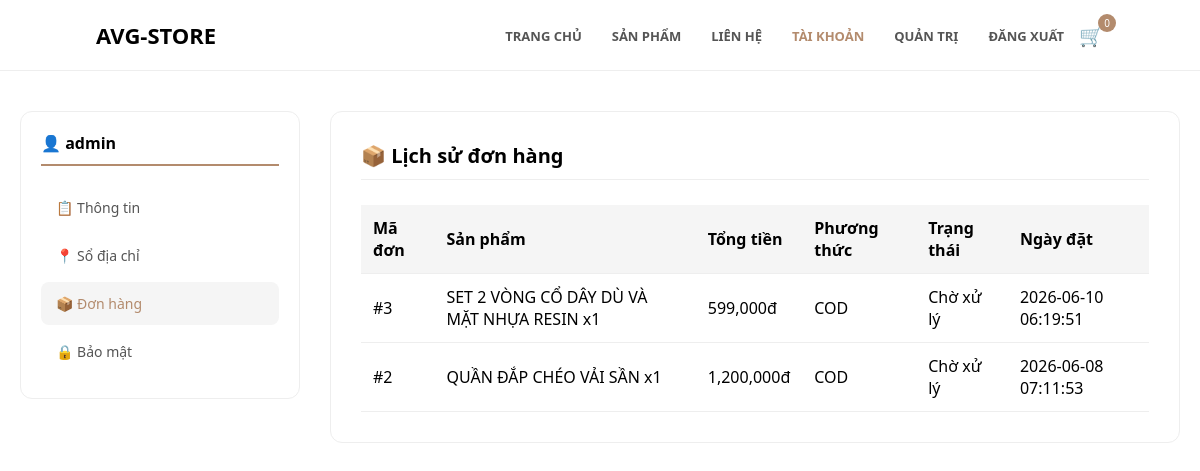
/profile.php?tab=orders (signed in), run on the app's committed database.
### tables this page shows
CREATE TABLE `orders` (
  `id` int(11) NOT NULL,
  `user_id` int(11) DEFAULT NULL,
  `customer_name` varchar(100) DEFAULT NULL,
  `phone` varchar(20) DEFAULT NULL,
  `address` text DEFAULT NULL,
  `product_name` text DEFAULT NULL,
  `total_price` int(11) DEFAULT NULL,
  `payment_method` varchar(50) DEFAULT 'COD',
  `payment_status` varchar(50) DEFAULT 'pending',
  `status` varchar(50) DEFAULT 'Chờ xử lý',
  `created_at` timestamp NOT NULL DEFAULT current_timestamp()
);

### profile.php (the view, shortened to what this page needs)
<?php
$conn = new mysqli("localhost", "root", "", "avg_store");
$conn->set_charset("utf8mb4");
$user_id = $_SESSION['user_id'] ?? 0;
$user = $conn->query("SELECT * FROM users WHERE username = '{$_SESSION['user']}'")->fetch_assoc();
if($user) $user_id = $user['id'];
?>
<!DOCTYPE html>
<html lang="vi">
<head>
</head>
<body>
    <div class="navbar">
        <a href="index.php" class="logo">AVG-STORE</a>
        <div style="display:flex; align-items:center;">
            <ul class="nav-links">
                <li><a href="index.php">Trang Chủ</a></li>
                <li><a href="products.php">Sản Phẩm</a></li>
                <li><a href="contact.php">Liên Hệ</a></li>
                <li><a href="profile.php" style="color:#b38b6d;">Tài Khoản</a></li>
                <?php if($_SESSION['role'] === 'admin'): ?>
                    <li><a href="admin.php"> Quản Trị</a></li>
                <?php endif; ?>
                <li><a href="logout.php">Đăng Xuất</a></li>
            </ul>
            <a href="cart.php" class="cart-icon">
                🛒 <span class="cart-count" id="cartCount">0</span>
            </a>
        </div>
    </div>
    <div class="profile-container">
        <div class="profile-sidebar">
            <h3>👤 <?php echo htmlspecialchars($_SESSION['user']); ?></h3>
            <a href="profile.php" class="<?php echo (!isset($_GET['tab']) || $_GET['tab']=='info') ? 'active' : ''; ?>">📋 Thông tin</a>
            <a href="profile.php?tab=address" class="<?php echo ($_GET['tab']=='address') ? 'active' : ''; ?>">📍 Sổ địa chỉ</a>
            <a href="profile.php?tab=orders" class="<?php echo ($_GET['tab']=='orders') ? 'active' : ''; ?>">📦 Đơn hàng</a>
            <a href="profile.php?tab=security" class="<?php echo ($_GET['tab']=='security') ? 'active' : ''; ?>">🔒 Bảo mật</a>
        </div>
        <div class="profile-content">
            <?php $tab = $_GET['tab'] ?? 'info'; ?>
            <?php if($tab == 'info'): ?>
                <h2 class="section-title">📋 Thông tin cá nhân</h2>
                <form method="POST">
                    <div class="form-group">
                        <label>Tên đăng nhập</label>
                        <input type="text" value="<?php echo htmlspecialchars($user['username']); ?>" disabled>
                    </div>
                    <div class="form-group">
                        <label>Email</label>
                        <input type="email" name="email" value="<?php echo htmlspecialchars($user['email'] ?? ''); ?>">
                    </div>
                    <button type="submit" name="update_email" class="btn">💾 Cập nhật email</button>
                </form>
            <?php elseif($tab == 'orders'): ?>
                <h2 class="section-title">📦 Lịch sử đơn hàng</h2>
                <?php
                $orders = $conn->query("SELECT * FROM orders WHERE user_id = $user_id ORDER BY id DESC");
                if($orders->num_rows > 0):
                ?>
                <table>
                    <thead><tr style="background:#f5f5f5;"><th>Mã đơn</th><th>Sản phẩm</th><th>Tổng tiền</th><th>Phương thức</th><th>Trạng thái</th><th>Ngày đặt</th></tr></thead>
                    <tbody>
                    <?php while($order = $orders->fetch_assoc()): ?>
                        <tr>
                            <td>#<?php echo $order['id']; ?></td>
                            <td><?php echo htmlspecialchars($order['product_name']); ?></td>
                            <td><?php echo number_format($order['total_price']); ?>đ</span></td>
                            <td><?php echo $order['payment_method'] ?? 'COD'; ?></td>
                            <td><?php echo $order['status']; ?></td>
                            <td><?php echo $order['created_at'] ?? '--'; ?></td>
                        </tr>
                    <?php endwhile; ?>
                    </tbody>
                </table>
                <?php else: echo "<p style='color:#999;'>📭 Bạn chưa có đơn hàng nào.</p>"; endif; ?>
            <?php endif; ?>
        </div>
    </div>
</body>
</html>

### profile.php (style rules this page uses)
* { margin: 0; padding: 0; box-sizing: border-box; font-family: 'Segoe UI', sans-serif; }
.navbar { display: flex; justify-content: space-between; align-items: center; padding: 20px 8%; background: #fff; border-bottom: 1px solid #eee; flex-wrap: wrap; gap: 15px; }
.logo { font-size: 22px; font-weight: bold; text-decoration: none; color: #000; }
.nav-links { display: flex; gap: 30px; list-style: none; }
.nav-links a { text-decoration: none; color: #555; font-size: 13px; text-transform: uppercase; font-weight: 600; }
.cart-icon { position: relative; text-decoration: none; font-size: 20px; margin-left: 15px; }
.cart-count { position: absolute; top: -8px; right: -12px; background: #b38b6d; color: #fff; font-size: 10px; padding: 2px 6px; border-radius: 50%; }
.profile-container { max-width: 1200px; margin: 40px auto; padding: 0 20px; display: flex; gap: 30px; flex-wrap: wrap; }
.profile-sidebar { width: 280px; background: #fff; border: 1px solid #eee; border-radius: 12px; padding: 20px; height: fit-content; }
.profile-sidebar h3 { font-size: 16px; margin-bottom: 20px; padding-bottom: 10px; border-bottom: 2px solid #b38b6d; }
.profile-sidebar a { display: block; padding: 12px 15px; color: #555; text-decoration: none; font-size: 14px; border-radius: 8px; margin-bottom: 5px; }
.profile-sidebar a:hover, .profile-sidebar a.active { background: #f5f5f5; color: #b38b6d; }
.profile-content { flex: 1; background: #fff; border: 1px solid #eee; border-radius: 12px; padding: 30px; }
.section-title { font-size: 20px; margin-bottom: 25px; padding-bottom: 10px; border-bottom: 1px solid #eee; }
table { width: 100%; border-collapse: collapse; }
table th, table td { padding: 12px; border-bottom: 1px solid #eee; text-align: left; }

### data on the page
orders: id "3", product_name "SET 2 VÒNG CỔ DÂY DÙ VÀ MẶT NHỰA RESIN x1", total_price "599,000", payment_method "COD", status "Chờ xử lý", created_at "2026-06-10 06:19:51"
orders: id "2", product_name "QUẦN ĐẮP CHÉO VẢI SẦN x1", total_price "1,200,000", payment_method "COD", status "Chờ xử lý", created_at "2026-06-08 07:11:53"

### other printed values
$_SESSION['user'] "admin"
